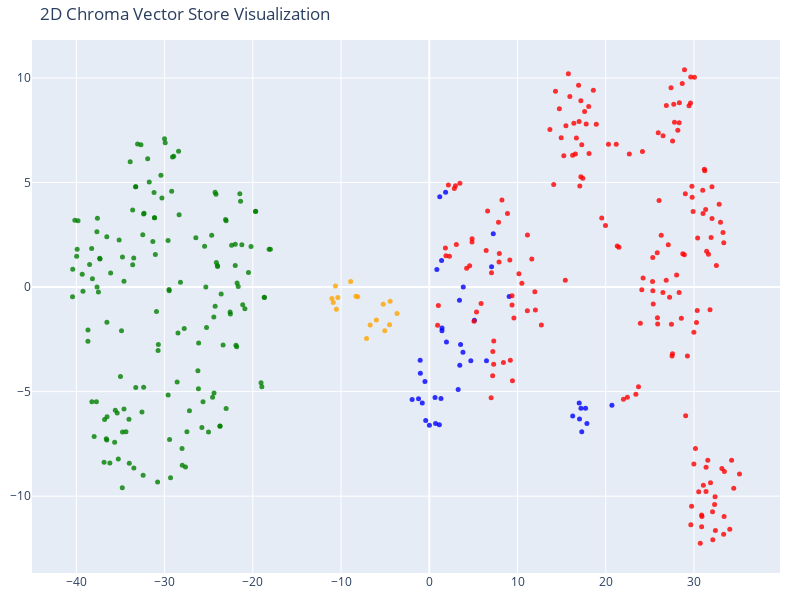

The notebook cell saved with this chart:
### Code cell
tsne = TSNE(n_components=2, random_state=42)
reduced_vectors = tsne.fit_transform(vectors)

# Create the 2D scatter plot
fig = go.Figure(data=[go.Scatter(
    x=reduced_vectors[:, 0],
    y=reduced_vectors[:, 1],
    mode='markers',
    marker=dict(size=5, color=colors, opacity=0.8),
    text=[f"Type: {t}<br>Text: {d[:100]}..." for t, d in zip(doc_types, documents)],
    hoverinfo='text'
)])

fig.update_layout(title='2D Chroma Vector Store Visualization',
    scene=dict(xaxis_title='x',yaxis_title='y'),
    width=800,
    height=600,
    margin=dict(r=20, b=10, l=10, t=40)
)

fig.show()

### Figure 1 — Plotly figure (JSON) as saved in the notebook; plotly's stock layout.template omitted (floating-point values rounded to 4 significant figures; data arrays with more than 128 entries replaced by an {"elided": "..."} marker saying what was removed)
{"data": [{"hoverinfo": "text", "marker": {"color": {"elided": "380 str values"}, "opacity": 0.8, "size": 5}, "mode": "markers", "text": {"elided": "380 str values"}, "type": "scatter", "x": {"elided": "380 float values"}, "y": {"elided": "380 float values"}}], "layout": {"height": 600, "margin": {"b": 10, "l": 10, "r": 20, "t": 40}, "scene": {"xaxis": {"title": {"text": "x"}}, "yaxis": {"title": {"text": "y"}}}, "title": {"text": "2D Chroma Vector Store Visualization"}, "width": 800}}
